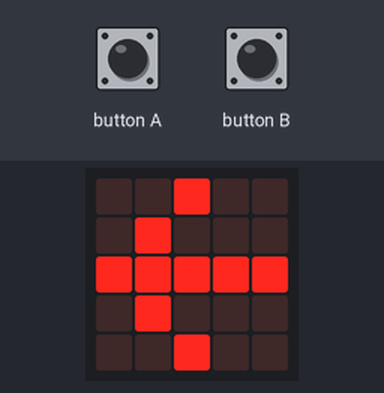
The program below on a simulated BBC micro:bit running MicroPython. On the bench: the board's 5×5 LED display. Inputs (shaded band) come from the test bench. Random numbers come from a fixed seed; the 48×5 strip is a reading aid, not a part: it shows the text the display is scrolling, unrolled, one strip-width of it at a time.

Above: at 1.2 s.
1.3 s: button A pressed for 0.15 s
At 10.6 s:
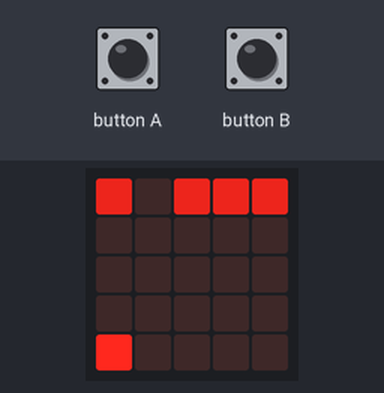
At 11.7 s:
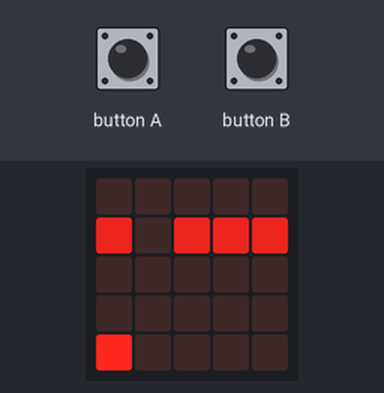

Measured:
- after the input at 1.3 s, the display: first changes at once (image 1 shows a later state)
- what the display in image 1 shows lasts 1.0 s, from 9.8 s to 10.8 s

The program:

line_game.py
```python
# Add your Python code here. E.g.
from microbit import *
import random
import math
iState = 0
iTopSpeed = 100
iLoopDelay = 10
iDecrement = 5
iSpeed = 150
iCurrentLoop = 15
iPlayerPos = 0
iLinePos = 0
iLineGapPos = 0
iSetsCompleted = 0
iSinceMove = 0
iBetweenMoves = 10
while True:
    if iState == 0:
        display.show(Image.ARROW_W)
        if button_a.is_pressed():
            iState = 1
    if iState == 1:
        display.scroll("Get ready!", 100)
        display.scroll("3  2  1", 100)
        iPlayerPos = 0
        iLinePos = 0
        iSpeed = iTopSpeed
        iCurrentLoop = iSpeed
        iSetsCompleted = 0
        iDecrement = 5
        iState = 2
        iLineGapPos = random.randint(0, 4)
    if iState == 2:
        for iter in range(0, 5):
            if iter == iLineGapPos:
                display.set_pixel(iter, iLinePos, 0)
            else:
                display.set_pixel(iter, iLinePos, 7)
        display.set_pixel(iPlayerPos, 4, 9)

        if button_a.is_pressed() and iPlayerPos > 0 and iSinceMove == 0:
            display.set_pixel(iPlayerPos, 4, 0)
            iPlayerPos = iPlayerPos - 1
            iSinceMove = iBetweenMoves
        if button_b.is_pressed() and iPlayerPos < 4 and iSinceMove == 0:
            display.set_pixel(iPlayerPos, 4, 0)
            iPlayerPos = iPlayerPos + 1
            iSinceMove = iBetweenMoves
        if iSinceMove > 0:
            iSinceMove = iSinceMove - 1
        iCurrentLoop = iCurrentLoop  - 1

        if iCurrentLoop < 0:
            iLinePos = iLinePos + 1
            if iLinePos == 5:
                iState = 3
            iCurrentLoop = iSpeed
            display.clear()
        else:
            sleep(iLoopDelay)

    if iState == 3:
        if iPlayerPos == iLineGapPos:
            iLinePos = 0
            iDecrement = 5 - math.floor(iSetsCompleted / 5)
            if iDecrement < 1:
                iDecrement = 1
            iSpeed = iSpeed - iDecrement
            iCurrentLoop = iSpeed
            iState = 2
            iOldPos = iLineGapPos
            while iLineGapPos == iOldPos:
                iLineGapPos = random.randint(0,4)
            iSetsCompleted = iSetsCompleted + 1
        else:
            iState = 4
    if iState == 4:
        display.scroll ("Game over")
        display.scroll ("Final Score")
        display.scroll (str(iSetsCompleted))
        iState = 0
```
